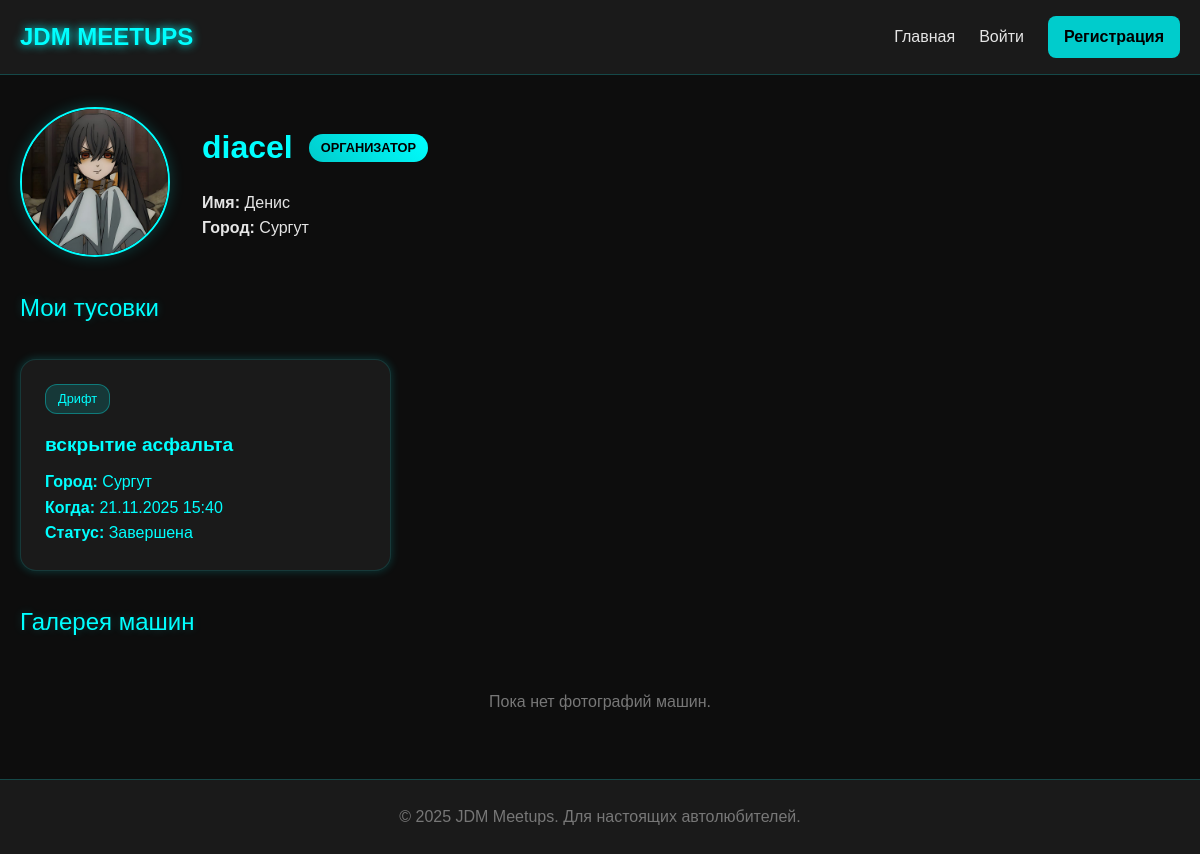
Screenshot of /profile/diacel/ with the database file from the repository.
### jdm_meetups/models.py (models this page shows, shortened)
class CustomUser(AbstractUser):
    is_organizer = models.BooleanField(default=False, verbose_name='Организатор')
    nickname = models.CharField(max_length=50, unique=True, verbose_name='Никнейм')
    real_name = models.CharField(max_length=100, blank=True, verbose_name='Настоящее имя')
    bio = models.TextField(max_length=500, blank=True, verbose_name='О себе')
    city = models.ForeignKey(City, on_delete=models.SET_NULL, null=True, verbose_name='Город')
    avatar = models.ImageField(upload_to='avatars/', blank=True, null=True, verbose_name='Аватар')
    class Meta:
        verbose_name = 'Пользователь'
        verbose_name_plural = 'Пользователи'

class City(models.Model):
    name = models.CharField(max_length=100, unique=True, verbose_name='Название города')
    region = models.CharField(max_length=100, blank=True, verbose_name='Регион')
    class Meta:
        verbose_name = 'Город'
        verbose_name_plural = 'Города'
        ordering = ['name']

class Meetup(models.Model):
    MEETUP_TYPES = [
        ('drift', 'Дрифт'),
        ('jdm', '🇯JDM встреча'),
        ('show', 'Автошоу'),
        ('race', 'Гонки'),
        ('other', 'Другое'),
    ]
    title = models.CharField(max_length=200, verbose_name='Название')
    description = models.TextField(verbose_name='Описание')
    organizer = models.ForeignKey(CustomUser, on_delete=models.CASCADE, limit_choices_to={'is_organizer': True}, verbose_name='Организатор')
    meetup_type = models.CharField(max_length=20, choices=MEETUP_TYPES, verbose_name='Тип тусовки')
    location = models.CharField(max_length=200, verbose_name='Место проведения')
    city = models.ForeignKey(City, on_delete=models.CASCADE, verbose_name='Город')
    date_time = models.DateTimeField(verbose_name='Дата и время')
    created_at = models.DateTimeField(auto_now_add=True, verbose_name='Дата создания')
    image = models.ImageField(upload_to='meetup_images/', blank=True, null=True, verbose_name='Изображение')
    def is_upcoming(self):
        from django.utils import timezone
        return self.date_time > timezone.now()
    class Meta:
        verbose_name = 'Тусовка'
        verbose_name_plural = 'Тусовки'
        ordering = ['-date_time']

### jdm_meetups/views.py (the view)
# urls.py: path('profile/<str:username>/', views.profile_view, name='profile'),
def profile_view(request, username):
    user = get_object_or_404(CustomUser, username=username)
    user_meetups = Meetup.objects.filter(organizer=user) if user.is_organizer else None
    return render(request, 'profile.html', {
        'profile_user': user,
        'user_meetups': user_meetups
    })

### templates/profile.html (shortened to what this page needs)
{% extends 'base.html' %}
{% block content %}
<div class="profile-header">
    {% if profile_user.avatar %}
        <img src="{{ profile_user.avatar.url }}" alt="Avatar" class="avatar">
    {% else %}
        <div class="avatar" style="background: #333; display: flex; align-items: center; justify-content: center; font-size: 3rem;">
            👤
        </div>
    {% endif %}
    <div>
        <h1 style="color: #00ffff; display: flex; align-items: center; margin-bottom: 1rem;">
            {{ profile_user.nickname }}
            {% if profile_user.is_organizer %}
                <span class="organizer-badge">ОРГАНИЗАТОР</span>
            {% endif %}
        </h1>
        <p><strong>Имя:</strong> {{ profile_user.real_name|default:"Не указано" }}</p>
        <p><strong>Город:</strong> {{ profile_user.city.name|default:"Не выбран" }}</p>
    </div>
</div>
{% if profile_user.is_organizer and user_meetups %}
<div class="section-title">Мои тусовки</div>
<div class="card-grid">
    {% for meetup in user_meetups %}
    <a href="{% url 'meetup_detail' meetup.pk %}" style="text-decoration: none;">
        <div class="card">
            <div class="meetup-type">{{ meetup.get_meetup_type_display }}</div>
            <h3 class="card-title">{{ meetup.title }}</h3>
            <p><strong>Город:</strong> {{ meetup.city.name }}</p>
            <p><strong>Когда:</strong> {{ meetup.date_time|date:"d.m.Y H:i" }}</p>
            <p><strong>Статус:</strong> {% if meetup.is_upcoming %}Предстоящая{% else %}Завершена{% endif %}</p>
        </div>
    </a>
    {% endfor %}
</div>
{% endif %}
<div class="section-title">Галерея машин</div>
{% if profile_user.car_photos.all %}
    <div class="gallery">
        {% for photo in profile_user.car_photos.all %}
            <img src="{{ photo.photo.url }}" alt="Car photo {{ forloop.counter }}">
        {% endfor %}
    </div>
{% else %}
    <p class="text-muted" style="text-align: center; padding: 2rem;">Пока нет фотографий машин.</p>
{% endif %}
{% endblock %}

### templates/base.html (shortened to what this page needs)
<!DOCTYPE html>
<html lang="ru">
<head>
</head>
<body>
    <header class="header">
        <div class="container">
            <nav class="nav">
                <a href="{% url 'home' %}" class="logo">JDM MEETUPS</a>
                <div class="nav-links">
                    <a href="{% url 'home' %}" class="nav-link">Главная</a>
                    {% if user.is_authenticated %}
                        {% if user.is_organizer %}
                            <a href="{% url 'create_meetup' %}" class="btn-create">Создать тусовку</a>
                        {% endif %}
                        <a href="{% url 'profile' user.username %}" class="nav-link">{{ user.nickname }}</a>
                        <form method="post" action="{% url 'logout' %}" style="display: inline;">
                            {% csrf_token %}
                            <button type="submit" class="nav-link" style="background: none; border: none; color: inherit; cursor: pointer; font-size: inherit;">
                                Выйти
                            </button>
                        </form>
                    {% else %}
                        <a href="{% url 'login' %}" class="nav-link">Войти</a>
                        <a href="{% url 'register' %}" class="btn-create">Регистрация</a>
                    {% endif %}
                </div>
            </nav>
        </div>
    </header>
    <main class="main">
        <div class="container">
            {% block content %}
            {% endblock %}
        </div>
    </main>
    <footer class="footer">
        <div class="container">
            <p>&copy; 2025 JDM Meetups. Для настоящих автолюбителей.</p>
        </div>
    </footer>
</body>
</html>

### templates/base.html (style rules this page uses)
* { margin: 0; padding: 0; box-sizing: border-box; }
body { background-color: #0d0d0d; color: #e5e5e5; font-family: 'Arial', sans-serif; min-height: 100vh; line-height: 1.6; }
.container { max-width: 1200px; margin: 0 auto; padding: 0 20px; }
.header { background: #1a1a1a; border-bottom: 1px solid #00ffff33; padding: 1rem 0; position: sticky; top: 0; z-index: 1000; }
.nav { display: flex; justify-content: space-between; align-items: center; flex-wrap: wrap; gap: 1rem; }
.logo { font-size: 1.5rem; font-weight: bold; color: #00ffff; text-decoration: none; text-shadow: 0 0 10px #00ffff; }
.nav-links { display: flex; gap: 1.5rem; align-items: center; flex-wrap: wrap; }
.nav-link { color: #e5e5e5; text-decoration: none; transition: color 0.2s ease; padding: 0.5rem 0; }
.btn-create { background: #00cccc; color: #000; padding: 8px 16px; border-radius: 8px; font-weight: bold; text-decoration: none; transition: 0.25s; border: none; cursor: pointer; }
.main { padding: 2rem 0; min-height: calc(100vh - 140px); }
.footer { background: #1a1a1a; border-top: 1px solid #00ffff33; padding: 1.5rem 0; text-align: center; color: #777; }
.card { background: #1a1a1a; border-radius: 1rem; padding: 1.5rem; box-shadow: 0 0 10px #00ffff33; transition: all 0.3s ease; border: 1px solid #00ffff22; height: 100%; }
.card-title { color: #00ffff; margin-bottom: 0.5rem; font-size: 1.2rem; }
.card-grid { display: grid; grid-template-columns: repeat(auto-fill, minmax(300px, 1fr)); gap: 1.5rem; margin: 2rem 0; }
.profile-header { display: flex; gap: 2rem; align-items: center; margin-bottom: 2rem; flex-wrap: wrap; }
.avatar { width: 150px; height: 150px; border-radius: 50%; object-fit: cover; border: 2px solid #00ffff; box-shadow: 0 0 15px #00ffff33; }
.organizer-badge { display: inline-block; background: linear-gradient(45deg, #00cccc, #00ffff); color: #000; padding: 4px 12px; border-radius: 20px; font-size: 0.8rem; font-weight: bold; margin-left: 1rem; text-shadow: none; }
.section-title { color: #00ffff; margin: 2rem 0 1rem 0; font-size: 1.5rem; text-shadow: 0 0 10px #00ffff33; }
.text-muted { color: #777; }
.meetup-type { display: inline-block; background: #00ffff22; color: #00ffff; padding: 4px 12px; border-radius: 12px; font-size: 0.8rem; margin-bottom: 1rem; border: 1px solid #00ffff55; }
a { color: #00ffff; text-decoration: none; transition: all 0.3s ease; }

### rows the page displays
CustomUser: avatar (picture), nickname "diacel", real_name "Денис", city.name "Сургут"
Meetup: meetup_type "Дрифт", title "вскрытие асфальта", city.name "Сургут", date_time "21.11.2025 15:40", shows "Завершена"
